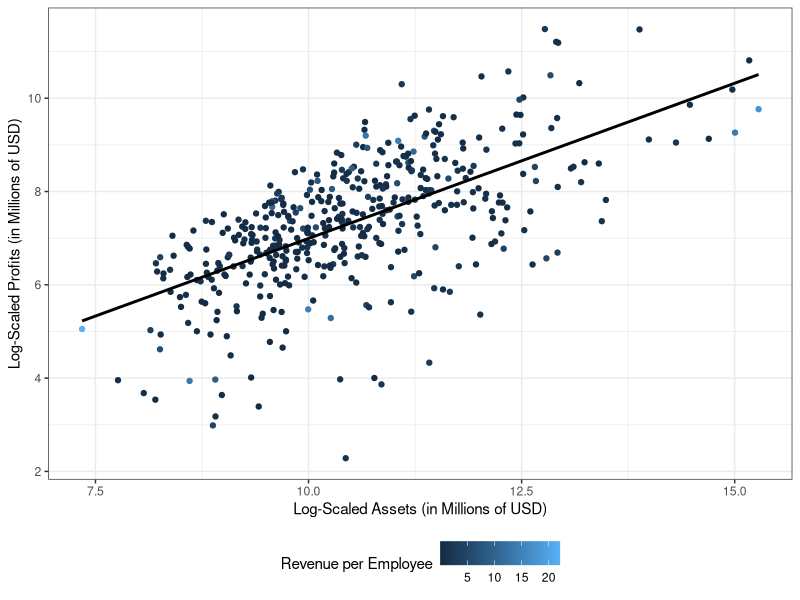
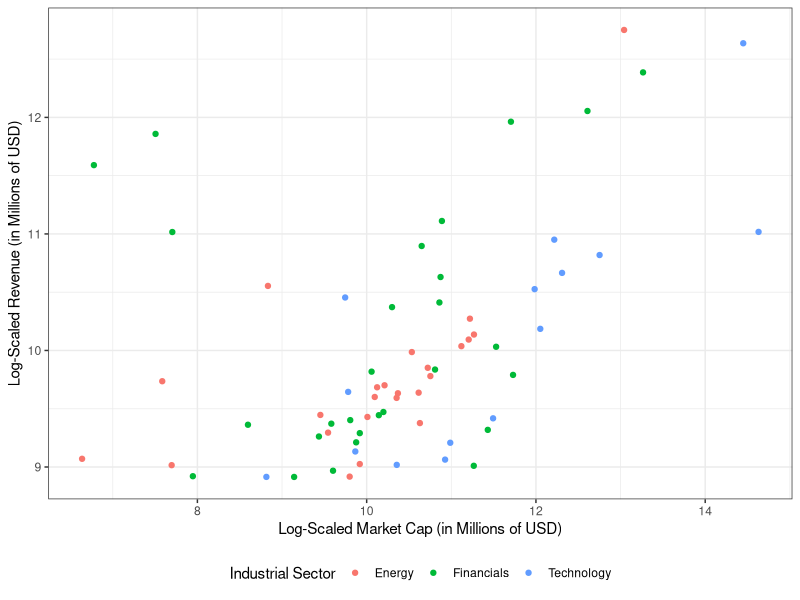

Generate these figures, in order, with R:

# Assignment2 - part A
# Due 12 noon on Thursday 2 Oct 2025
# submit this R file, edited to have your student number in the file name, and uploaded to moodle. 


# We'll be working with two datasets you'll find on moodle. 
# Download these onto a folder on your computer and save this R file in the same folder. 

# Each year the American business magazine Fortune compiles lists of the largest American companies by revenue. 
# These datasets contain details about the each company, name, location, sector, number of employees together 
# with corresponding financial data, revenue, profit, assets and information about the founders.

# We will use this datasets from 2024 as an example to explore the relationships between profit, revenue, sector and employees. 
# Understanding these relationships is important to eventually build appropriate statistical models to predict future 
# profits. Similar predictions could then be used, for example, to make investment decisions.


# The following criteria carry an equal amount of marks:

# Code - readable, logical, reproducible, tidy with appropriate use of comments and version control.
# Fulfilling the tasks in the assignment
# Data manipulation - efficient and accurate manipulation of the dataset. 
# Data visualisation - appropriate, well-annotated graphs and a description of the insights gained.


# Part 1a

# set the working directory to your folder with the datasets



# load in packages

library(tidyverse)

# read in the .csv files. 

d <- read_csv("Fortune24.csv")

# -------------------------------------------------------
# STEP1: DATA MANIPULATION

# Keep only the following columns and in this order: company, sector, state, market_cap, revenues, profits, assets, 
# employees, ceo_founder, ceo_woman.


d <- d |>
  select(c(company, sector, state, market_cap, revenues, profits, 
           assets, employees, ceo_founder, ceo_woman))

# Change the name of the columns to the following names (you will do the same for the 2023 data to have a consistent 
# set of variable names across both datasets):
# Company
# IndustrialSector
# State
# MarketCap
# Revenue
# Profits
# Assets
# Employees
# FounderCEO
# WomanCEO

# code that saves the data frame with names updated as described above under the object d 

d <- d |>
  mutate(Company = company,
         IndustrialSector = sector,
         State = state,
         MarketCap = market_cap,
         Revenue = revenues,
         Profits = profits,
         Assets = assets,
         Employees = employees,
         FounderCEO = ceo_founder,
         WomanCEO = ceo_woman) |>
  select(-c(company, sector, state, market_cap, revenues, profits, 
            assets, employees, ceo_founder, ceo_woman))

# Create a Date column, as a date object, where the date is 31st of March 2024.

d <- d |>
  mutate(date = "31-3-2024")

# Ensure MarketCap, Revenue, Profits, Assets and Employees are stored as numbers.
# hint: you can use parse_number function in the tidyverse

class(d$Employees)

# since employees is already numeric, I dont need to pass it to parse_number

d <- d |>
  mutate(MarketCap = parse_number(MarketCap), 
         Revenue = parse_number(Revenue), 
         Profits = parse_number(Profits), 
         Assets = parse_number(Assets))
  

# Change FounderCEO and FemaleCEO to be logical where yes corresponds to true.

d <- d |>
  mutate(FounderCEO = ifelse(FounderCEO == "no", 0, 1),
         WomanCEO = ifelse(WomanCEO == "no", 0, 1))

# Change Sector into a factor column

d <- d |>
  mutate(IndustrialSector = as.factor(IndustrialSector))

# Create a RevenueEmployee column that is Revenue divided by the number of employees.

d <- d |>
  mutate(RevenueEmployee = Revenue/Employees)

# Display the first few rows of the data

head(d, n = 5)

# -------------------------------------------------------
# STEP 2: DATA SUMMARIES

# Create a summary by 'Sector'
# Summarise the columns: Revenue, Profits, Assets
# Find the mean of each sector and sort the table in order of the mean Profits. 

summ_a <- d |>
  group_by(IndustrialSector) |>
  summarise(mean_rev = mean(Revenue),
            mean_prof = mean(Profits),
            mean_assets = mean(Assets)) |>
  arrange(desc(mean_prof))

print(summ_a)


# What is the difference in mean Revenue and Revenue per Employee
# between companies with and without women CEOs? 
# Summarise this for each Sector and then take an average across Sectors? 

summ_b <- d |>
  group_by(IndustrialSector, WomanCEO) |>
  summarise(mean_rev = mean(Revenue),
            mean_rev_per_emp = mean(RevenueEmployee))

avg_w_wceo <- summ_b |>
  group_by(WomanCEO) |>
  summarise(rev_summ = mean(mean_rev),
            rev_per_emp_summ = mean(mean_rev_per_emp))

print(avg_w_wceo)

# -------------------------------------------------------
# STEP 3: DATA VISUALISATION

# Create two plots that explore assocations between any of the variables in the dataset. 

# Ensure visualisations are labelled appropriately, font size should be large enough 
# to read easily, labels should be full words not codes or variable names, labels should 
# include units. Ensure that any colours used are accessible, any comparisons indicated 
# only by colour should work for everyone.

d |>
  ggplot(aes(x = log(Assets), y = log(Profits), color = RevenueEmployee)) +
  geom_point() +
  theme_bw() +
  geom_smooth(method = "lm", se = FALSE, color = "black") +
  theme(legend.position = "bottom") +
  labs(x = "Log-Scaled Assets (in Millions of USD)", 
       y = "Log-Scaled Profits (in Millions of USD)",
       color = "Revenue per Employee")

# This plot shows a positive correlation between log-scaled assets and 
# log-scaled profits in millions of USD. The revenue per employee for those
# companies do not appear to show the same association.

d |>
  filter(IndustrialSector == c("Energy", "Technology", "Financials")) |>
  ggplot(aes(x = log(MarketCap), y = log(Revenue), color = IndustrialSector)) +
  geom_point() +
  theme_bw() +
  labs(x = "Log-Scaled Market Cap (in Millions of USD)", 
       y = "Log-Scaled Revenue (in Millions of USD)",
       color = "Industrial Sector") +
  theme(legend.position = "bottom")

# This plot shows that there is limited relation between the sectors of 
# these companies and their position on the revenue vs market cap space shown.
# The energy companies seem to be more concentrated near the low levels of both
# market cap and log-scaled revenues, with a notable outlier.



